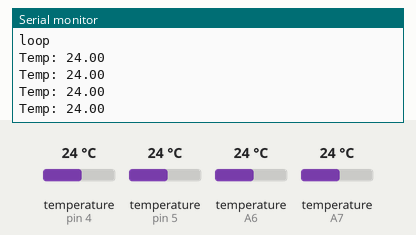
This sketch was run on a simulated Arduino Nano, built with avr-gcc and run on an emulated ATmega328P. Parts: the last lines printed to the serial monitor. The inputs (shaded band) are chosen by the test bench; at power-on: temperature (sensors on pin 4, pin 5, A6, A7) 24 °C.

Above: at 1.9 s.
2.0 s: temperature (sensor on pin 4) set to 12 °C
At 3.1 s:
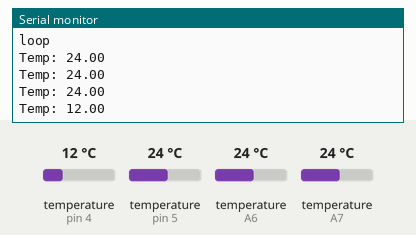
3.5 s: temperature (sensor on pin 5) set to 19 °C
At 4.8 s:
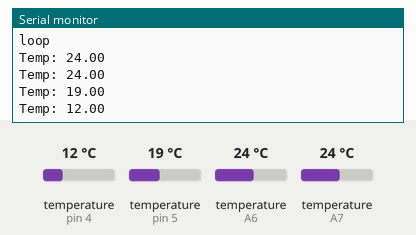
5.0 s: temperature (sensor on A6) set to 28 °C
At 6.0 s:
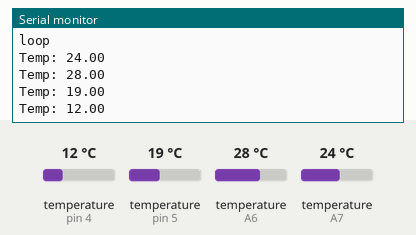
6.5 s: temperature (sensor on A7) set to 33 °C
8.0 s: temperature (sensor on pin 4) set to 41 °C
At 9.3 s:
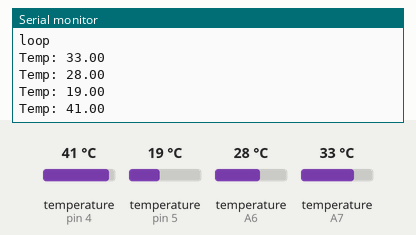
9.5 s: temperature (sensor on pin 5) set to 7 °C
At 10.7 s:
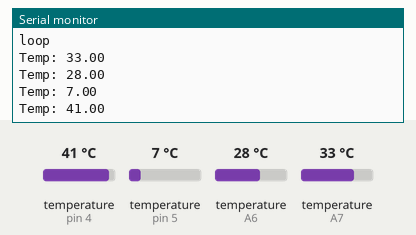
Timing chart, 0 to 12.0 s (numbered marks = the images above; inputs shaded):
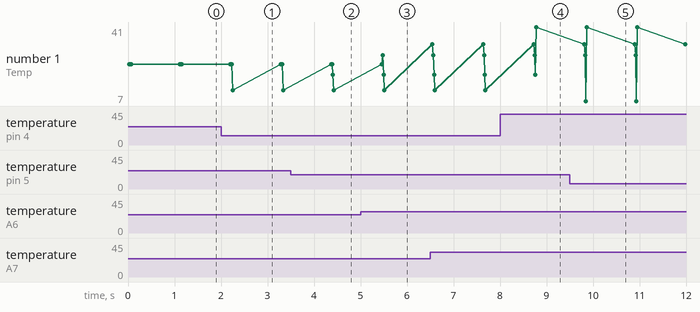

Measured:
- after the input at 2.0 s, the serial monitor: prints a new line after 0.25 s (image 1)
- after the input at 3.5 s, the serial monitor: prints a new line after 0.91 s (image 2)
- after the input at 5.0 s, the serial monitor: prints a new line after 0.48 s (image 3)
- after the input at 8.0 s, the serial monitor: prints a new line after 0.77 s (image 4)
- after the input at 9.5 s, the serial monitor: prints a new line after 0.35 s (image 5)
- plotted number 1: 24 → 12 after the input at 2.0 s, 12 → 41 after the input at 8.0 s

The sketch:

TemperatureSensor.ino
```cpp
#include <OneWire.h>

#define PIN A7
OneWire ds(PIN);


#define PINB A6
OneWire ds2(PINB);

#define PINZ 5
OneWire ds3(PINZ);

#define PINV 4
OneWire ds4(PINV);


void setup() {
  Serial.begin(9600);
}

void loop() {
  Serial.println("loop");
  float t = getTemp(&ds);
  Serial.print("Temp: ");
  Serial.println(t);


  float t2 = getTemp(&ds2);
  Serial.print("Temp: ");
  Serial.println(t2);

  Serial.print("Temp: ");
  Serial.println(getTemp(&ds3));

  Serial.print("Temp: ");
  Serial.println(getTemp(&ds4));
  delay(1000);

}

// Returns the temperature from one DS18S20 in DEG Celsius
float getTemp(OneWire* ds){

  byte data[12];
  byte addr[8];

  if ( !ds->search(addr)) {
    // No more sensors on chain, reset search
    ds->reset_search();
    return -1000;
  }

  if ( OneWire::crc8( addr, 7) != addr[7]) {
    Serial.println("Sensor getTemp says: CRC is not valid!");
    return -1000;
  }

  if ( addr[0] != 0x10 && addr[0] != 0x28) {
    Serial.println("Sensor getTemp says:; Device is not recognized");
    return -1000;
  }

  ds->reset();
  ds->select(addr);
  ds->write(0x44,1); // Start conversion, with parasite power on at the end

  byte present = ds->reset();
  ds->select(addr);
  ds->write(0xBE); // Read Scratchpad

  for (int i = 0; i < 9; i++) { // We need 9 bytes
    data[i] = ds->read();
  }

  ds->reset_search();

  byte MSB = data[1];
  byte LSB = data[0];

  float tempRead = ((MSB << 8) | LSB); // Using two's compliment
  float TemperatureSum = tempRead / 16;

  return TemperatureSum;
}
```
